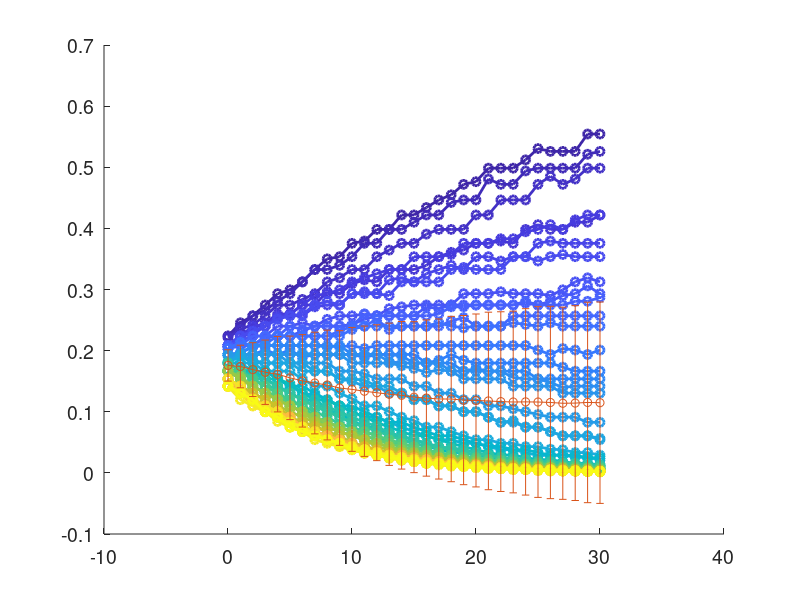

The MATLAB script that drew this image: (Note: this script raises an error after producing the figure.)
%%%%%%%%%%%%%%%%%%%%%%%%%%%%%%%%%%%%%%%%%%%%%%%%%%%%%%%%%%%%%%%%%%%%%%%%%
%                                                                       %
% Implementation of two commonly-used virtual population methods with   %
% with uniform and normal prior on toy model:                           %
% x' = rx(1-x)-dx, x(0) = x0.                                           %
% - Code reads in simulated patient data generated from cellular        %
%   automaton model developed by K. Storie et al (Reference:            %
%   https://link.springer.com/chapter/10.1007/978-3-030-57129-0_8)      %
% - First it fits toy model to average of the data to establish a best- %
%   fit value for the growth rate r, kill rate d, and IC x0             %
% - VP Method 1 ('Accept-or-Reject'): Generate value of r and d from    %
%   uniform distribution with min = param_std below mean (or            %
%   0 if this is negative) and max = param_std above mean Keep IC fixed %
%   at best-fit value of x0. Then with a normal prior with mean = mean  %
%   of r in fitting patient data and standard deviation = param_std*mean%
%   VP only accepted if tumor trajectory falls within Nstd of mean      %
%   trajectory in data.                                                 %
%                                                                       %
% - VP Method 2 ('Accept-or-Perturb'): Generate value of r and d from   %
%   uniform and normal prior distributions.                             %
%   A VP is automatically accepted if its trajectory falls within Nstd  %
%   of mean trajectory.                                                 %
%   If it does not, simulated annealing is used to evolve               %
%   the parameters (according to a specific objective function) so that %
%   the trajectory does fall within Nstd of mean trajectory in data.    %
% - Figures 4, 5 and 6 for                                              %
%    Assessing the Role of Patient Generation Techniques in             %
%    Virtual Clinical Trial Outcomes                                    %
% - Figure 7 data generated using:                                      %
%    (a) beta = param_std = [0.25, 0.75, 1.25, 1.75, 2.25], N = 100,    % 
%        alpha = Nstd = 3, 10 replicates                                %
%    (b) alpha = Nstd = [1,2,3,4], N = 100, beta = 0.75, 10 replicates  %
%    (d) alpha 3, beta = 0.75, NVirt = [100, 500, 1000, 5000, 10000]    %
%                                                                       %
%   Authors: Jana L Gevertz and Joanna R Wares                          %
%   Last Updated: 5/29/2024                                             %
%%%%%%%%%%%%%%%%%%%%%%%%%%%%%%%%%%%%%%%%%%%%%%%%%%%%%%%%%%%%%%%%%%%%%%%%%

clearvars; close all; clc;
set(0, 'DefaultAxesFontSize', 14);
rng(1); % fix seed
dfile ='Toy_VCT_flip.txt';
if exist(dfile, 'file')
    delete(dfile); 
end
diary(dfile)
diary on
tic

%% Features of Vpop generation to control
Nvirt = 1000; % target number of virtual patients
Nstd = 3; % number of standard deviations from mean for accepted trajectory (alpha in paper)
param_std = 0.75; % standard deviation of parameter is computed as param_std*param_mean (beta in paper)


%% Read in simulated data from cellular automaton model
load CA_tumors.mat
month = 1:31;
time_month = time(month)-time(1); % adjust time so t = 0 is start of treatment
[max_volume, max_idx] = max(mean(volume,2));
vol_sample = volume(month+max_idx,:);  % further adjust so t = 0 aligns with beginning of treatment working
tf = time_month(end); 
vol_mean = mean(vol_sample,2); 
vol_std = std(vol_sample,0,2);

%% Visualize data that has been read in 
figure; hold on;
set(gcf, 'Units', 'Normalized','OuterPosition', [0.05, 0.05, 0.4, 0.65]);
count = 1;
for i = idx'
    plot(time_month,vol_sample(:,i),'o-','LineWidth',2,....
        'Color',cmap(count,:),'DisplayName',...
        sprintf('Dose = %.2f',dose_contin_vary(i)) );
    count = count+1;
end
errorbar(time_month,vol_mean,vol_std,'o-','LineWidth',2,'Color',[0 0 0 0.5]); 
hold off; 
h = colorbar;
set(h, 'XTick', 0.01:0.01:0.1)
set(gca, 'CLim', [0.01,0.1])
ylim([0,inf])
xlabel('Time (days)','FontSize',16)
ylabel('Relative volume','FontSize',16)
title([num2str(totRep) ' simulated tumors with dose uniformly distributed in [' ...
    num2str(dose_min) ', ' num2str(dose_max) ']'],'FontSize',16);
fname_fig = 'simulated_tumors_truncated';
saveas(gcf,[fname_fig,'.fig'])
saveas(gcf,[fname_fig,'.png']);


%% Fit to average of simulated data from CA model
p0 = [0.1 0.1 0.1]; % Guess for starting values: r, d, x0
lb = [0 0 0];
ub = [1 1 1]; 
options2 = optimoptions(@simulannealbnd,'MaxFunctionEvaluations', 3*10000); %,...
   % 'PlotFcn',{@saplotbestf,@saplottemperature,@saplotf,@saplotstopping});
fun = @(z)objective2(z,time_month,vol_mean,vol_std);
[best_fit, best_fit_objective] = simulannealbnd(fun,p0,lb,ub,options2);
fprintf('Best fit of %f with r = %f, d = %f, x0 = %f\n',best_fit_objective,...
    best_fit(1),best_fit(2),best_fit(3)); 

%% Count number of synthetic datasets for which tumor grows/shrinks
data_traj_start = vol_sample(1,:);
data_traj_end = vol_sample(end,:);
data_shrink = sum(data_traj_end<data_traj_start);
data_grow = sum(data_traj_end>data_traj_start);
fprintf('Data: Of %d synthetic tumors, %d grow and %d shrink\n',size(vol_sample,2),...
    data_grow,data_shrink); 

%% Display best fit
sol_avg = ode23s(@(t,x) logistic(t,x,best_fit(1),best_fit(2)),time_month,best_fit(3));
figure; errorbar(time_month,vol_mean,vol_std,'o','LineWidth',2); hold on;
plot(sol_avg.x,sol_avg.y,'LineWidth',3); hold off
xlabel('Time (days)','FontSize',16);
ylabel('Relative tumor size','FontSize',16);
legend('Average data','Model best-fit','Location','NorthEast','FontSize',16); 
fname_fig = 'best_fit_to_avg';
saveas(gcf,[fname_fig,'.fig'])
saveas(gcf,[fname_fig,'.png']);

%% Visualize all trajectories within 1 standard deviation of mean
curve1 = vol_mean' + vol_std'; % must be size 1xnumDays
curve2 = vol_mean' - vol_std';
x2 = [time_month', fliplr(time_month')];  % time pt vector must be of size 1xnumDays
inBetween = [curve1, fliplr(curve2)];
grayColor = [.7 .7 .7];
figure;
fill(x2, inBetween, grayColor); hold on;
plot(time_month,vol_sample,'o'); 
plot(time_month,vol_mean,'k','LineWidth',3); hold off;
ylim([0,1]);
xlabel('Time (days)','FontSize',16)
ylabel('Relative tumor size','FontSize',16)
title('Patient Data (Colors), Average (Black), 1 STD (Grey)','FontSize',16)
fname_fig = 'patient_data_1STD_fromMean';
saveas(gcf,[fname_fig,'.fig'])
saveas(gcf,[fname_fig,'.png']);

%% Visualize all trajectories within 3 standard deviations of mean
curve1_Nstd = vol_mean' + Nstd*vol_std'; % must be size 1xnumDays
curve2_Nstd = vol_mean' - Nstd*vol_std';
x_Nstd = [time_month', fliplr(time_month')]; % time pt vector must be of size 1xnumDays
inBetween_Nstd = [curve1_Nstd, fliplr(curve2_Nstd)];
figure; 
fill(x_Nstd, inBetween_Nstd, grayColor); hold on;
plot(time_month,vol_sample,'o'); 
plot(time_month,vol_mean,'k','LineWidth',3); hold off;
ylim([0,1]);
xlabel('Time (days)','FontSize',16)
ylabel('Relative tumor size','FontSize',16)
title('Average (Black), 3 STD (Grey)','FontSize',16)
fname_fig = 'patient_data_3STD_fromMean';
saveas(gcf,[fname_fig,'.fig'])
saveas(gcf,[fname_fig,'.png']);

%% Generate virtual patient parameters
r_mean = best_fit(1); %mean(r);
d_mean = best_fit(2); %mean(d); 
r_std = param_std*r_mean; %std(r);
d_std = param_std*d_mean; %std(d);

r_min = max(0,r_mean-3*r_std); % within 3 standard deviations to "match" normal
r_max = r_mean+3*r_std;        % within 3 standard deviations to "match" normal
d_min = max(0,d_mean-3*d_std); % within 3 standard deviations to "match" normal
d_max = d_mean+3*d_std;        % within 3 standard deviations to "match" normal
lb = [r_min,d_min];
ub = [r_max,d_max]; 

%% Generate normal parameters
r_norm1 = r_std.*randn(5*Nvirt,1) + r_mean; % generate 5x more to ensure I have enough data after rejection
d_norm1 = d_std.*randn(5*Nvirt,1) + d_mean;  % generate 5x more to ensure I have enough data after rejection
r_norm2 = r_std.*randn(5*Nvirt,1) + r_mean; % generate 5x more to ensure I have enough data after rejection
d_norm2 = d_std.*randn(5*Nvirt,1) + d_mean;  % generate 5x more to ensure I have enough data after rejection

%% Generate uniformly distributed parameters
r_uniform1 = r_min + (r_max-r_min)*rand(5*Nvirt,1); 
d_uniform1 = d_min + (d_max-d_min)*rand(5*Nvirt,1); 
r_uniform2 = r_min + (r_max-r_min)*rand(5*Nvirt,1); 
d_uniform2 = d_min + (d_max-d_min)*rand(5*Nvirt,1); 
x0 = best_fit(3); % fix initial condition

%% Generate virtual patients using method 1 with FLIPPED distribution :
%% 1) assume normal distribution with std = 0.75*mean (instead of 0.2*mean as per chapter)
%% 2) provided no parameters negative, check if trajectory lies within 3 std

%% method 1 = ar
%% method 2 = ap
VP_attempts = zeros(1,4); 

%% create data for each method for each prior
for exp_ind = 1:4
    if exp_ind == 1
        %% accept-or-reject with uniform
        r_params1 = r_uniform1
        d_params1 = d_uniform1

    elseif exp_ind == 2
        %% accept-or-reject with normal       
        r_params2 = r_norm1
        d_params2 = d_norm1

    elseif exp_ind == 3
        %% accept-or-perturb with uniform
        r_params3 = r_uniform2
        d_params3 = d_uniform2
        
    elseif exp_ind == 4
        %% accept-or-perturb with normal
        r_params4 = r_norm2
        d_params4 = d_norm2
    end

    %% Accept-or-Reject uniform
    if exp_ind == 1 
        i = 1;
        count_VPs = 0;
        r_VP1 = zeros(Nvirt,1);
        d_VP1 = zeros(Nvirt,1);
        VP_sample = zeros(Nvirt,length(time_month)); 

        %% traj 1 is AR with uniform
        VP_trajectory1 =zeros(Nvirt,length(time_month)); 
        while count_VPs < Nvirt
                fprintf('Virtual patient number %d has r = %f, d = %f\n',i,r_params1(i),d_params1(i)); 
                VP_attempts(1) = VP_attempts(1) + 1;
                if((r_params1(i)>=0)&&(d_params1(i)>=0))
                    sol_VP = ode23s(@(t,x) logistic(t,x,r_params1(i),d_params1(i)),time_month,x0);
                    VP_sample(i,:) = deval(sol_VP,time_month,1); 
                    reject = 0; 
                    for j = 1:length(VP_sample(i,:))
                        %if (VP_sample(i,j)<curve2(j))||(VP_sample(i,j)>curve1(j)) % 1 STD
                        if (VP_sample(i,j)<curve2_Nstd(j))||(VP_sample(i,j)>curve1_Nstd(j)) % 3 STD
                            reject = -1;
                        end
                    end
                    if reject == 0 % add VP
                        count_VPs = count_VPs+1; 
                        fprintf('\t%d. Accepting virtual patient\n',count_VPs); 
                        r_VP1(count_VPs) = r_params1(i);
                        d_VP1(count_VPs) = d_params1(i); 
                        VP_trajectory1(count_VPs,:) = VP_sample(i,:);
                    else
                        fprintf('\tOutside bounds: rejecting virtual patient with r = %f, d = %f\n',...
                            r_params1(i),d_params1(i)); 
                    end
                else
                    fprintf('\tNegative parameter: rejecting virtual patient with r = %f, d = %f\n',...
                        r_params1(i),d_params1(i)); 
                end     
                i = i+1;
        end
        
        %% Plot time-course of all VPs in comparison to mean and num_STD*STD bounds
        figure;
        fill(x_Nstd, inBetween_Nstd, grayColor); hold on; % 3 std
        plot(time_month,VP_trajectory1,'o');
        plot(time_month,vol_mean,'k','LineWidth',3); hold off;
        ylim([0,1]);
        xlabel('Time (days)','FontSize',16)
        ylabel('Relative tumor size','FontSize',16)
        title('Method 1: VPs (Colors), Average (Black), 3 STD (Grey)','FontSize',16)
        fname_fig = 'VP_trajectories_AccRej_Uniform';
        saveas(gcf,[fname_fig,'.fig'])
        saveas(gcf,[fname_fig,'.png']);

        %% Count number of VPs for which tumor grow or shrank
        %VP_traj_end = VP_trajectory1(:,end); 
    end 

    %% Accept-or-Reject normal
    if exp_ind == 2 
        i = 1;
        count_VPs = 0;
        r_VP2 = zeros(Nvirt,1);
        d_VP2 = zeros(Nvirt,1); 
        VP_sample2 = zeros(Nvirt,length(time_month)); 

        %% traj 2 is AR with normal
        VP_trajectory2 = zeros(Nvirt,length(time_month)); 
        count_reject = 0;
        while count_VPs < Nvirt
            fprintf('Virtual patient number %d has r = %f, d = %f\n',i,r_params2(i),d_params2(i)); 
            VP_attempts(2) = VP_attempts(2) + 1;
            
            if((r_params2(i)>=0)&&(d_params2(i)>=0))

                %% solve with the toy model to get the trajectory of tumor growth

                sol_VP = ode23s(@(t,x) logistic(t,x,r_params2(i),d_params2(i)),time_month,x0);
                VP_sample2(i,:) = deval(sol_VP,time_month,1); 
                reject = 0; 
                for j = 1:length(VP_sample2(i,:))
                    %if (VP_sample2(i,j)<curve2(j))||(VP_sample2(i,j)>curve1(j)) % 1 STD
                    if (VP_sample2(i,j)<curve2_Nstd(j))||(VP_sample2(i,j)>curve1_Nstd(j)) % 3 STD
                        reject = -1;                        
                    end
                end
                if reject == 0 % add VP
                    count_VPs = count_VPs+1; 
                    fprintf('\t%d. Accepting virtual patient\n',count_VPs); 

                    %% data with a 2 is AR with normal
                    r_VP2(count_VPs) = r_params2(i);
                    d_VP2(count_VPs) = d_params2(i); 
                    VP_trajectory2(count_VPs,:) = VP_sample2(i,:);
                else
                    fprintf('\tOutside bounds: rejecting virtual patient with r = %f, d = %f\n',...
                        r_params2(i),d_params2(i)); 
                    count_reject = count_reject + 1;
                end
            else
                fprintf('\tNegative parameter: rejecting virtual patient with r = %f, d = %f\n',...
                    r_params2(i),d_params2(i)); 
                count_reject = count_reject + 1;
            end     
            i = i+1;
        end
        
        %% Plot time-course of all VPs in comparison to mean and num_STD*STD bounds
        figure;
        fill(x_Nstd, inBetween_Nstd, grayColor); hold on; % 3 std
        plot(time_month,VP_trajectory2,'o');
        plot(time_month,vol_mean,'k','LineWidth',3); hold off;
        ylim([0,1]);
        xlabel('Time (days)','FontSize',16)
        ylabel('Relative tumor size','FontSize',16)
        title('Method 1 (Norm): VPs (Colors), Average (Black), 3 STD (Grey)','FontSize',16)
        fname_fig = 'VP_trajectories_AccRej_Uniform';
        saveas(gcf,[fname_fig,'.fig'])
        saveas(gcf,[fname_fig,'.png']);

        %% Count number of VPs for which tumor grow or shrank
        VP_traj_end2 = VP_trajectory2(:,end);
    end 
    
    %% Generate virtual patients using method 2 with FLIPPED distribution
    %% 1) assume normal distribution with std 0.75*mean not = 0.2*mean as per chapter
    %% 2) provided no parameters negative, check if trajectory lies within 3 std
    
    %% Accept-or-perturb with a uniform prior is labelled with a 3
    if exp_ind == 3 
        i = 1;
        count_VPs = 0;
        r_VP3 = zeros(Nvirt,1);
        d_VP3 = zeros(Nvirt,1);
        VP_sample = zeros(Nvirt,length(time_month)); 
        VP_trajectory3 = zeros(Nvirt,length(time_month)); 
        num_perturbed1 = 0; 
        while count_VPs < Nvirt
            fprintf('Virtual patient number %d has r = %f, d = %f\n',i,r_params3(i),d_params3(i)); 
            VP_attempts(3) = VP_attempts(3)+1; 
            if((r_params3(i)>=0)&&(d_params3(i)>=0))
                sol_VP = ode23s(@(t,x) logistic(t,x,r_params3(i),d_params3(i)),time_month,x0);
                VP_sample(i,:) = deval(sol_VP,time_month,1); 
                reject = 0; 
                for j = 1:length(VP_sample(i,:))
                    %if (VP_sample(i,j)<curve(j))||(VP_sample(i,j)>curve1(j)) % 1 STD
                    if (VP_sample(i,j)<curve2_Nstd(j))||(VP_sample(i,j)>curve1_Nstd(j)) % 3 STD
                        reject = -1;
                    end
                end
                if reject == 0 % add VP
                    count_VPs = count_VPs+1; 
                    fprintf('\t%d. Accepting virtual patient\n',count_VPs); 
                    r_VP3(count_VPs) = r_params3(i);
                    d_VP3(count_VPs) = d_params3(i); 
                    VP_trajectory3(count_VPs,:) = VP_sample(i,:); 
                else    
                    %% Instead of rejecting, any ones out of bounds get moved into 
                    %% bounds by finding r,d minimizing g(r,d) = as defined in chapter
                    %% Figure shows how the trajectory was perturbed - can remove plotting
                    %% if this data isn't needed (it is a lot of plots)
                    num_perturbed1 = num_perturbed1 + 1;

                    %% If you want to plot out of bounds trajectory
                   % if Nvirt <= 100
                    %    figure;
                     %   fill(x_Nstd, inBetween_Nstd, grayColor); hold on; % 3 std
                      %  plot(time_month,VP_sample(i,:),'s');
                    %end
                    p0 = [r_params3(i),d_params3(i)];
                    fun = @(z)objective(z,curve2_Nstd,curve1_Nstd,time_month,x0);
                    x_simAnn_bnds = simulannealbnd(fun,p0,[0,0],...
                        [r_mean+3*r_std,d_mean+3*d_std]); %,options); % remove options if don't want to see progression
                    fprintf('\tsimulannealbnd with lower and upper bound: r = %f and d = %f\n',...
                        x_simAnn_bnds(1),x_simAnn_bnds(2));
                    count_VPs = count_VPs+1; 
                    r_VP3(count_VPs) = x_simAnn_bnds(1); 
                    d_VP3(count_VPs) = x_simAnn_bnds(2);
                    sol_VP = ode23s(@(t,x) logistic(t,x,r_VP3(count_VPs),d_VP3(count_VPs)),time_month,x0);
                    VP_sample(i,:) = deval(sol_VP,time_month,1); 
                    VP_trajectory3(count_VPs,:) = VP_sample(i,:);
        
                    %% If you want to plot the out of range parameter trajectories
                    %if Nvirt <= 100
                     %   plot(time_month,VP_trajectory(count_VPs,:),'o');
                      %  plot(time_month,vol_mean,'k','LineWidth',3); hold off;
                       % ylim([0,1]);
                        %xlabel('Time','FontSize',16)
                        %ylabel('Relative tumor size','FontSize',16)
                        %title('Adjusting out-of-range VP','FontSize',16) 
                        %legend('3 STD','Out-of-range VP','Adjusted VP','Location','Northwest'); 
                    %end
                end
            else
               fprintf('\tNegative parameter: rejecting virtual patient with r = %f, d = %f\n',...
                   r_params3(i),d_params3(i));  
            end
            i = i+1;
        end
    end %% if method == 3

    %% Accept-or-perturb with a normal prior labelled with a 4
    if exp_ind == 4
        i = 1;
        count_VPs = 0;
        r_VP4 = zeros(Nvirt,1);
        d_VP4 = zeros(Nvirt,1);
        VP_sample = zeros(Nvirt,length(time_month)); 
        VP_trajectory4 = zeros(Nvirt,length(time_month)); 
        num_perturbed2 = 0; 
        while count_VPs < Nvirt
            fprintf('Virtual patient number %d has r = %f, d = %f\n',i,r_params4(i),d_params4(i)); 
            VP_attempts(4) = VP_attempts(4)+1; 
            if ((r_params4(i)>=0)&&(d_params4(i)>=0))
                sol_VP = ode23s(@(t,x) logistic(t,x,r_params4(i),d_params4(i)),time_month,x0);
                VP_sample(i,:) = deval(sol_VP,time_month,1); 
                reject = 0; 
                for j = 1:length(VP_sample(i,:))
                    %if (VP_sample(i,j)<curve2(j))||(VP_sample(i,j)>curve1(j)) % 1 STD
                    if (VP_sample(i,j)<curve2_Nstd(j))||(VP_sample(i,j)>curve1_Nstd(j)) % 3 STD
                        reject = -1;
                    end
                end
                if reject == 0 % add VP
                    count_VPs = count_VPs+1; 
                    fprintf('\t%d. Accepting virtual patient\n',count_VPs); 
                    r_VP4(count_VPs) = r_params4(i);
                    d_VP4(count_VPs) = d_params4(i); 
                    VP_trajectory4(count_VPs,:) = VP_sample(i,:);     
                else    
                    %% Instead of rejecting, any ones out of bounds get moved into 
                    %% bounds by finding r,d minimizing g(r,d) = as defined in chapter
                    %% Figure shows how the trajectory was perturbed - can remove plotting
                    %% if this data isn't needed (it is a lot of plots)
                    num_perturbed2 = num_perturbed2 + 1;
                    
                    %%Plot out of bounds trajectories
                    %if Nvirt <= 100
                     %   figure;
                      %  fill(x_Nstd, inBetween_Nstd, grayColor); hold on; % 3 std
                       % plot(time_month,VP_sample2(i,:),'s');
                    %end
                    p0 = [r_params4(i),d_params4(i)];
                    fun = @(z)objective(z,curve2_Nstd,curve1_Nstd,time_month,x0);
                    x_simAnn_bnds = simulannealbnd(fun,p0,[0,0],...
                        [r_mean+3*r_std,d_mean+3*d_std]); %,options); % remove options if don't want to see progression
                    fprintf('\tsimulannealbnd with lower and upper bound: r = %f and d = %f\n',...
                        x_simAnn_bnds(1),x_simAnn_bnds(2));
                    count_VPs = count_VPs+1; 
                    r_VP4(count_VPs) = x_simAnn_bnds(1); 
                    d_VP4(count_VPs) = x_simAnn_bnds(2);
                    sol_VP = ode23s(@(t,x) logistic(t,x,r_VP4(count_VPs),d_VP4(count_VPs)),time_month,x0);
                    VP_sample(i,:) = deval(sol_VP,time_month,1); 
                    VP_trajectory4(count_VPs,:) = VP_sample(i,:);
        
                    %% If you want to plot the out of range parameter trajectories
                    %if Nvirt <= 100
                     %   plot(time_month,VP_trajectory2(count_VPs,:),'o');
                      %  plot(time_month,vol_mean,'k','LineWidth',3); hold off;
                       % ylim([0,1]);
                        %xlabel('Time','FontSize',16)
                        %ylabel('Relative tumor size','FontSize',16)
                        %title('Adjusting out-of-range VP','FontSize',16) 
                        %legend('3 STD','Out-of-range VP','Adjusted VP','Location','Northwest'); 
                    %end
                end
            else
               fprintf('\tNegative parameter: rejecting virtual patient with r = %f, d = %f\n',...
                   r_params4(i),d_params4(i));  
            end
            i = i+1;
        end
    end 

    switch exp_ind
        case 1
            %% Histogram of distribution sampled per parameter
            x1 = -0.1:0.001:ub(1)+0.1;
            y1 = makedist('Uniform','lower',lb(1),'upper',ub(1));
            pdf1 = pdf(y1,x1);
            x2 = -0.1:0.001:ub(2)+0.1;
            y2 = makedist('Uniform','lower',lb(2),'upper',ub(2));
            pdf2 = pdf(y2,x2);
    
            %% Histogram of distribution sampled per parameter
            range = max([x1,x2]);
            x3 = r_mean-range:.001:r_mean+range;
            y3 = normpdf(x3,r_mean,r_std);
            x4 = d_mean-range:.001:d_mean+range;
            y4 = normpdf(x4,d_mean,d_std);
        
        case 2
            %% Histogram of distribution sampled per parameter
            x1 = -0.1:0.001:ub(1)+0.1;
            y1 = makedist('Uniform','lower',lb(1),'upper',ub(1));
            pdf1 = pdf(y1,x1);
            x2 = -0.1:0.001:ub(2)+0.1;
            y2 = makedist('Uniform','lower',lb(2),'upper',ub(2));
            pdf2 = pdf(y2,x2);
    
            %% Histogram of distribution sampled per parameter
            range = max([x1,x2]);
            x3 = r_mean-range:.001:r_mean+range;
            y3 = normpdf(x3,r_mean,r_std);
            x4 = d_mean-range:.001:d_mean+range;
            y4 = normpdf(x4,d_mean,d_std);
        
        case 3
            %% Histogram of distribution sampled per parameter
            x1 = -0.1:0.001:ub(1)+0.1;
            y1 = makedist('Uniform','lower',lb(1),'upper',ub(1));
            pdf1 = pdf(y1,x1);
            x3 = x1;
            y3 = pdf1;
    
            x2 = -0.1:0.001:ub(2)+0.1;
            y2 = makedist('Uniform','lower',lb(2),'upper',ub(2));
            pdf2 = pdf(y2,x2);
            x4 = x2;
            y4 = pdf2;
    
        case 4
            %% Histogram of distribution sampled per parameter
            range = max([x1,x2]);
            x1 = r_mean-range:.001:r_mean+range;
            y1 = normpdf(x1,r_mean,r_std);
            pdf1 = y1;
            x2 = d_mean-range:.001:d_mean+range;
            y2 = normpdf(x2,d_mean,d_std);
            pdf2 = y2;
    
            x3 = x1;
            y3 = y1;
            x4 = x2;
            y4 = y2;
    end
end %% end for loop for the exp_ind, choosing which experiment to run
  
VP_shrink = zeros(1,4);
VP_grow = zeros(1,4); 
%% Count number of VPs for which tumor grow or shrank
%% AR with uniform
VP_traj1_end = VP_trajectory1(:,end);
VP_shrink(1) = sum(VP_traj1_end<x0);
VP_grow(1) = sum(VP_traj1_end>x0);
fprintf('Method 1: Of %d VPs, %d grow and %d shrink\n',length(VP_traj1_end),...
    VP_grow(1),VP_shrink(1)); 

%% Count number of VPs for which tumor grow or shrank
%% AR with normal
VP_traj2_end = VP_trajectory2(:,end);
VP_shrink(2) = sum(VP_traj2_end<x0);
VP_grow(2) = sum(VP_traj2_end>x0);
fprintf('Method 2: Of %d VPs, %d grow and %d shrink\n',length(VP_traj2_end),...
    VP_grow(2),VP_shrink(2)); 

%% Count number of VPs for which tumor grow or shrank
%% AP with uniform
VP_traj3_end = VP_trajectory3(:,end);
VP_shrink(3) = sum(VP_traj3_end<x0);
VP_grow(3) = sum(VP_traj3_end>x0);
fprintf('Method 3: Of %d VPs, %d grow and %d shrink\n',length(VP_traj3_end),...
    VP_grow(3),VP_shrink(3)); 

%% Count number of VPs for which tumor grow or shrank
%% AP with normal
VP_traj4_end = VP_trajectory4(:,end);
VP_shrink(4) = sum(VP_traj4_end<x0);
VP_grow(4) = sum(VP_traj4_end>x0);
fprintf('Method 4: Of %d VPs, %d grow and %d shrink\n',length(VP_traj4_end),...
    VP_grow(4),VP_shrink(4)); 


%% Figure 4
%% Prior distribution plots
figure;
subplot(3,2,1);
%% r uniform 
x1 = -0.1:0.001:ub(1)+0.1;
y1 = makedist('Uniform','lower',lb(1),'upper',ub(1));
pdf1 = pdf(y1,x1);
%% d uniform
x2 = -0.1:0.001:ub(2)+0.1;
y2 = makedist('Uniform','lower',lb(2),'upper',ub(2));
pdf2 = pdf(y2,x2);
range = max([x1,x2]);
%% r normal
x3 = r_mean-range:.001:r_mean+range;
y3 = normpdf(x3,r_mean,r_std);
%% d normal
x4 = d_mean-range:.001:d_mean+range;
y4 = normpdf(x4,d_mean,d_std);
plot(x1,pdf1,'LineWidth',2); hold on;
plot(x3,y3,'LineWidth',2); hold off; 
xlim([0,1.5]);
xlabel('r','FontSize',16)

subplot(3,2,2);
plot(x2,pdf2,'LineWidth',2); hold on;
plot(x4,y4,'LineWidth',2); hold off; 
xlim([0,1.5]);
xlabel('d','FontSize',16)

%% Posterior Distributions
%% Accept-or-reject with uniform and normal priors for r
subplot(3,2,3)
histogram(r_VP1,0:0.05:1.5,'Normalization','pdf');  hold on; 
histogram(r_VP2,0:0.05:1.5,'Normalization','pdf'); hold off; 
xlabel('r','FontSize',16); 
legend('A-R(u)','A-R(n)','FontSize',16,'location','NorthEast');

%% Accept-or-reject with uniform and normal priors for d
subplot(3,2,4)
histogram(d_VP1,0:0.05:1.5,'Normalization','pdf');  hold on; 
histogram(d_VP2,0:0.05:1.5,'Normalization','pdf'); hold off; 
xlabel('r','FontSize',16); 
legend('A-R(u)','A-R(n)','FontSize',16,'location','NorthEast');

%% Accept-or-perturb with uniform and normal priors for r
subplot(3,2,5)
histogram(r_VP3,0:0.05:1.5,'Normalization','pdf');  hold on; 
histogram(r_VP4,0:0.05:1.5,'Normalization','pdf'); hold off; 
xlabel('r','FontSize',16); 
legend('A-P(u)','A-P(n)','FontSize',16,'location','NorthEast');

%% Accept-or-perturb with uniform and normal priors for d
subplot(3,2,6)
histogram(d_VP3,0:0.05:1.5,'Normalization','pdf');  hold on; 
histogram(d_VP4,0:0.05:1.5,'Normalization','pdf'); hold off; 
xlabel('d','FontSize',16); 
legend('A-P(u)','A-P(n)','FontSize',16,'location','NorthEast');

fname_fig = '6_dists_hists_1000';
saveas(gcf,[fname_fig,'.fig'])


%% Figure 5
figure;
%% Histogram AR and AP with uniform priors
subplot(3,2,1)
histogram(r_VP1,0:0.05:1.5,'Normalization','pdf');  hold on; 
histogram(r_VP3,0:0.05:1.5,'Normalization','pdf'); hold off; 
xlabel('r','FontSize',16); 
legend('A-R(u)','A-P(u)','FontSize',16,'location','NorthEast');

%% Scatter plot of AP and AR with uniform priors
subplot(3,2,2)
scatter(r_VP1,d_VP1,15,'filled'); hold on; 
scatter(r_VP3,d_VP3,15,'s','filled'); hold off; 
legend('A-R(u)','A-P(u)','FontSize',16,'location','SouthEast');
xlabel('r','FontSize',16); 
ylabel('d','FontSize',16); 

%% Historgram AR and AP with normal priors
subplot(3,2,3)
histogram(r_VP2,0:0.05:1.5,'Normalization','pdf');  hold on; 
histogram(r_VP4,0:0.05:1.5,'Normalization','pdf'); hold off; 
xlabel('r','FontSize',16); 
legend('A-R(n)','A-P(n)','FontSize',16,'location','NorthEast');

%% Scatter plot of AP and AR with normal priors
subplot(3,2,4)
scatter(r_VP2,d_VP2,15,'filled'); hold on; 
scatter(r_VP4,d_VP4,15,'s','filled'); hold off; 
legend('A-R(n)','A-P(n)','FontSize',16,'location','SouthEast');
xlabel('r','FontSize',16); 
ylabel('d','FontSize',16);

%% Histogram of AR with a normal prior and AP with a uniform prior
subplot(3,2,5)
histogram(r_VP2,0:0.05:1.5,'Normalization','pdf');  hold on; 
histogram(r_VP3,0:0.05:1.5,'Normalization','pdf'); hold off; 
xlabel('r','FontSize',16); 
legend('A-R(n)','A-P(u)','FontSize',16,'location','NorthEast');

%% Scatter plot of AR with a normal prior and AP with a uniform prior
subplot(3,2,6)
scatter(r_VP2,d_VP2,15,'filled'); hold on; 
scatter(r_VP3,d_VP3,15,'s','filled'); hold off; 
legend('A-R(n)','A-P(u)','FontSize',16,'location','SouthEast');
xlabel('r','FontSize',16); 
ylabel('d','FontSize',16);
fname_fig = '6_hist_scatter_1000';
saveas(gcf,[fname_fig,'.fig'])


%% Figure 6 
%% bar plot of responders
figure;
VP_predictions = VP_shrink/Nvirt;
b = bar(diag(VP_predictions),'stacked');
xtips1 = b(1).XEndPoints;
ytips1 = b(4).YEndPoints;
labels1 = string(ytips1);
text(xtips1,ytips1,labels1,'HorizontalAlignment','center',...
    'VerticalAlignment','bottom')
xlabel('','FontSize',16)
ylabel('Probability of Tumor Shrinking','FontSize',16)
ylim([0,1])
xticklabels({'A-R (u)','A-R (n)','A-P (u)','A-P (n)'})
fname_fig = 'bar_1000';
saveas(gcf,[fname_fig,'.fig'])

toc
diary off
%% FIX to save num_perturbed if you want
save output.mat time_month vol_sample vol_mean vol_std lb ub best_fit ...
    best_fit_objective r_VP1 d_VP1 VP_trajectory1 VP_traj1_end VP_grow ...
    VP_shrink r_VP2 d_VP2 VP_trajectory2 VP_traj2_end ...
     r_VP3 d_VP3 VP_trajectory3 VP_traj3_end ...
     r_VP4 d_VP4 VP_trajectory4 VP_traj4_end ...
    VP_attempts %num_perturbed


%% Functions %%
%% Toy model
function xp = logistic(t,x,r,d)
 xp = r*x*(1-x)-d*x;
end

%% For VP Method #2
function value = objective(p0,l,u,time,x0)    
    sol_VP = ode23s(@(t,x) logistic(t,x,p0(1),p0(2)),time,x0);
    VP_sample = deval(sol_VP,time,1); 
    sum = 0;
    for i = 1:length(VP_sample)
        term1 = (l(i)+u(i))/2; 
        term2 = (VP_sample(i)-term1)^2; 
        term3 = ( (u(i)/2) - (l(i)/2) )^2; 
        sum_term = (term2 - term3);
        sum = sum + max(sum_term,0); 
    end
    value = max(sum, 0);
end

%% Fit function (to be minimized)
function SSE_divideby_Var = objective2(p,time,vol_mean,vol_std)
    sol = ode23s(@(t,x) logistic(t,x,p(1),p(2)),time,p(3));
    
    % Evaluate numerical solution to ODE at experimental time points
    modeldata = deval(sol,time,1);

    % Goodness of fit: divide by 2 to match likelihood formula 
    SSE_divideby_Var = 0.5*sum(((vol_mean-modeldata').^2)./(vol_std.^2));
end


